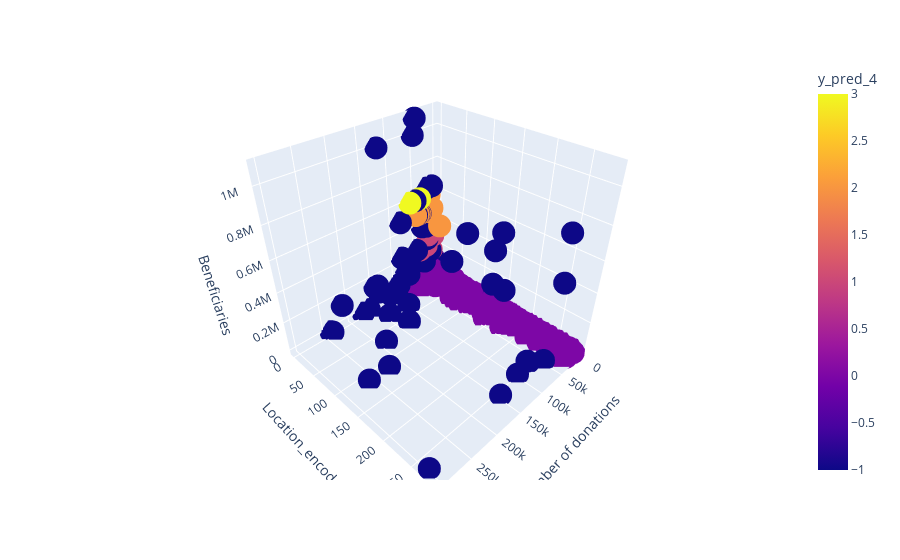

Source (notebook cell):
### Code cell
#df_2 = df[['Number of donations','Beneficiaries','Location_encoded','Hijri_Month']]

import plotly
import plotly.express as px

fig = px.scatter_3d(X4, x='Number of donations', y='Location_encoded', z='Beneficiaries',
              color='y_pred_4')
fig.show()

### Figure 1 — Plotly figure (JSON) as saved in the notebook; plotly's stock layout.template omitted (floating-point values rounded to 4 significant figures; data arrays with more than 128 entries replaced by an {"elided": "..."} marker saying what was removed)
{"data": [{"hovertemplate": "Number of donations=%{x}<br>Location_encoded=%{y}<br>Beneficiaries=%{z}<br>y_pred_4=%{marker.color}<extra></extra>", "legendgroup": "", "marker": {"color": {"elided": "1485 int values"}, "coloraxis": "coloraxis", "symbol": "circle"}, "mode": "markers", "name": "", "scene": "scene", "showlegend": false, "type": "scatter3d", "x": {"elided": "1485 int values"}, "y": {"elided": "1485 int values"}, "z": {"elided": "1485 int values"}}], "layout": {"coloraxis": {"colorbar": {"title": {"text": "y_pred_4"}}, "colorscale": [[0, "#0d0887"], [0.1111, "#46039f"], [0.2222, "#7201a8"], [0.3333, "#9c179e"], [0.4444, "#bd3786"], [0.5556, "#d8576b"], [0.6667, "#ed7953"], [0.7778, "#fb9f3a"], [0.8889, "#fdca26"], [1, "#f0f921"]]}, "legend": {"tracegroupgap": 0}, "margin": {"t": 60}, "scene": {"domain": {"x": [0, 1], "y": [0, 1]}, "xaxis": {"title": {"text": "Number of donations"}}, "yaxis": {"title": {"text": "Location_encoded"}}, "zaxis": {"title": {"text": "Beneficiaries"}}}}}
